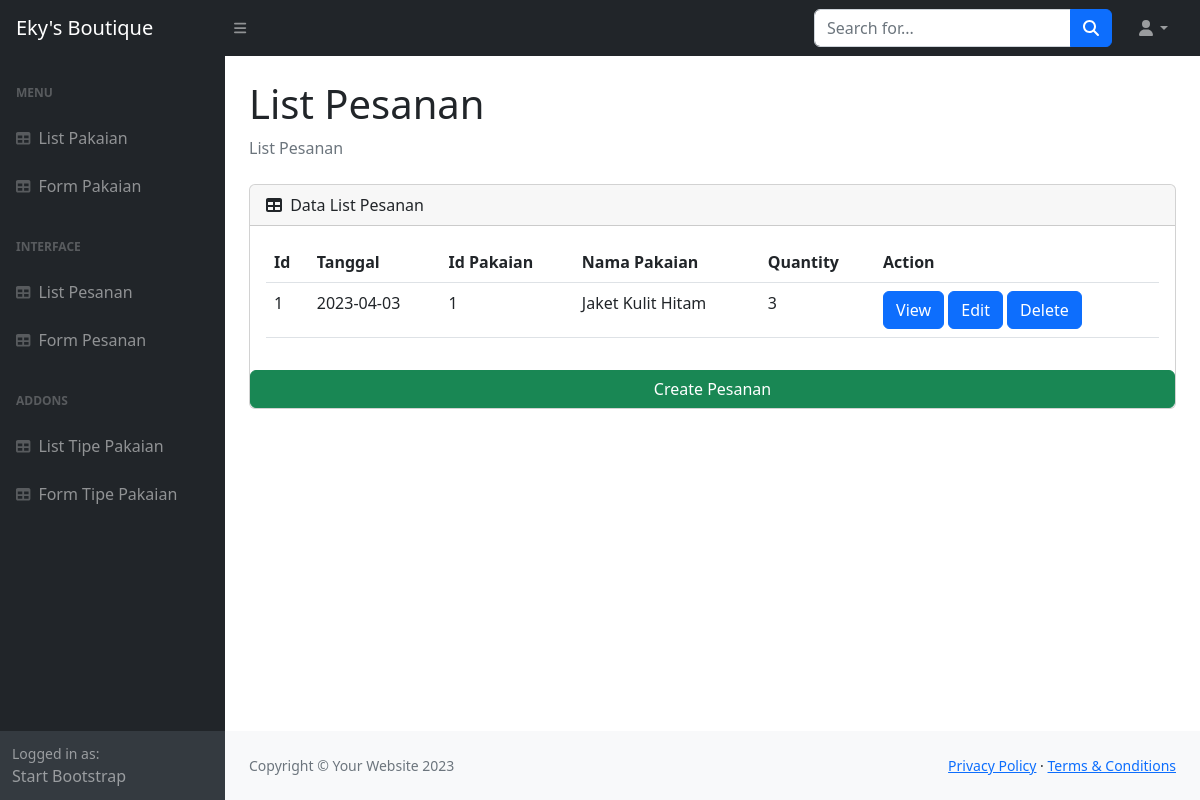
The page /web2-uts-template/backend/Pesanan/index.php on the database its author committed.
### tables this page shows
CREATE TABLE `pesanan` (
  `id` int(11) NOT NULL,
  `tanggal` date DEFAULT NULL,
  `pakaian_id` int(45) DEFAULT NULL,
  `quantity` int(11) DEFAULT NULL
);

CREATE TABLE `pakaian` (
  `id` int(11) NOT NULL,
  `nama` varchar(45) NOT NULL,
  `ukuran` varchar(45) DEFAULT NULL,
  `warna` varchar(45) DEFAULT NULL,
  `stok` int(11) NOT NULL,
  `harga` int(32) DEFAULT NULL,
  `tipe_pakaian_id` int(45) DEFAULT NULL
);

### web2-uts-template/backend/Pesanan/index.php (the view)
<?php
    include_once('../../database/dbkoneksi.php');
    $sql = "SELECT * FROM pesanan";
    $rs = $dbh->query($sql);
?>
<!DOCTYPE html>
<html lang="en">
    <?php include("../Shared/head.php"); ?>
    <body class="sb-nav-fixed">
        <?php include("../Shared/nav_header.php"); ?>
        <div id="layoutSidenav">
            <?php include("../Shared/nav_sidebar.php"); ?>
            <div id="layoutSidenav_content">
                <main>
                    <div class="container-fluid px-4">
                        <h1 class="mt-4">List Pesanan</h1>
                        <ol class="breadcrumb mb-4">
                            <li class="breadcrumb-item active">List Pesanan</li>
                        </ol>
                        <div class="card mb-4">
                            <div class="card-header">
                                <i class="fas fa-table me-1"></i>
                                Data List Pesanan
                            </div>
                            <div class="card-body">
                                <table id="datatablesSimple" class="table">
                                    <thead>
                                        <tr>
                                            <th>Id</th>
                                            <th>Tanggal</th>
                                            <th>Id Pakaian</th>
                                            <th>Nama Pakaian</th>
                                            <th>Quantity</th>
                                            <th>Action</th>
                                        </tr>
                                    </thead>
                                    <tbody>
                                        <?php
                                            foreach($rs as $row){
                                                $id = $row['pakaian_id'];
                                                $sql = "SELECT * FROM pakaian WHERE id=?";
                                                $rs_pakaian = $dbh -> prepare($sql);
                                                $rs_pakaian -> execute([$id]);
                                                $rs_pakaian_value = $rs_pakaian -> fetch();
                                        ?>
                                            <tr>
                                                <td><?=$row['id']?></td>
                                                <td><?=$row['tanggal']?></td>
                                                <td><?=$row['pakaian_id']?></td>
                                                <td><?=$rs_pakaian_value['nama']?></td>
                                                <td><?=$row['quantity']?></td>
                                                <td colspan="3">
                                                    <a class="btn btn-primary" href="view.php?id=<?=$row['id']?>">View</a>
                                                    <a class="btn btn-primary" href="update.php?idedit=<?=$row['id']?>">Edit</a>
                                                    <a class="btn btn-primary" href="delete.php?iddel=<?=$row['id']?>"
                                                    onclick="if(!confirm('Anda Yakin Hapus Data Pesanan dengan id <?=$row['id']?>?')) {return false}"
                                                    >Delete</a>
                                                </td>
                                            </tr>
                                        <?php
                                            }
                                        ?>
                                    </tbody>
                                </table>
                            </div>
                            <a class="btn btn-success" href="form_Pesanan.php" role="button">Create Pesanan</a>
                        </div>
                    </div>
                </main>
                <?php include("../Shared/footer.php");?>
            </div>
        </div>
    </body>
</html>

### rows shown on the page
pesanan: id "1", tanggal "2023-04-03", pakaian "1", pakaian.nama "Jaket Kulit Hitam", quantity "3"
